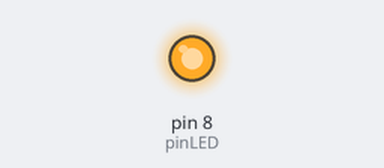
A sketch run on a simulated Arduino Uno, built with avr-gcc and run on an emulated ATmega328P. Shown: output pins drawn as LEDs (lit = HIGH).

Above: at 1.0 s.
At 31.0 s:
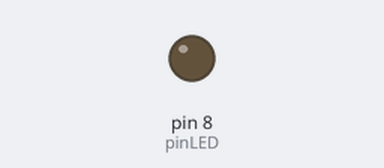
Timing chart, 0 to 32.5 s (numbered marks = the images above):
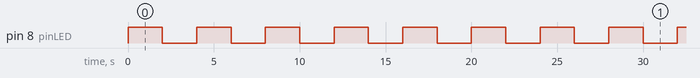

The sketch:

Penggunaan_WHILE.ino
```cpp
//program led berkedip

const int pinLED = 8;

void setup() {
  pinMode(pinLED, OUTPUT);
  // put your setup code here, to run once:
}
//nilai awal time delay 1000 ms
int timeDelay = 1000;

void loop() {
  // selama nilai timeDelay > 0
  // eksekusi blok program ini
  while(timeDelay > 0){
  // LED hidup mati dengan durasi 500 milisekon
  digitalWrite(pinLED, HIGH);
  delay(2000);
  digitalWrite(pinLED, LOW);
  delay(2000);

   // kurangi timeDelay dengan 100
  timeDelay = timeDelay - 100;
  }

  // setelah timeDelay dikurangi terus-menerus
  // maka pada akhirnya akan bernilai minus atau < 0
  // maka while di atas akan berhenti

  // selama nilai timeDelay < 1000
  // eksekusi blok program ini
  while(timeDelay < 1000){
  // LED hidup mati dengan durasi 100 milisekon
  digitalWrite(pinLED, HIGH);
  delay(500);
  digitalWrite(pinLED, LOW);
  delay(500);

   // tambahkan timeDelay dengan 100
   timeDelay = timeDelay + 100;
   }
   }
  // put your main code here, to run repeatedly:
```

Measured:
- by itself, pin 8 (pinLED): goes 10 × (HIGH 2.0 s, LOW 2.0 s), 10 × (HIGH 0.50 s, LOW 0.50 s), 10 × (HIGH 2.0 s, LOW 2.0 s), 10 × (HIGH 0.50 s, LOW 0.50 s), 7 × (HIGH 2.0 s, LOW 2.0 s), then HIGH
- by itself, everything shown: repeats every 50.0 s, in 40 steps
